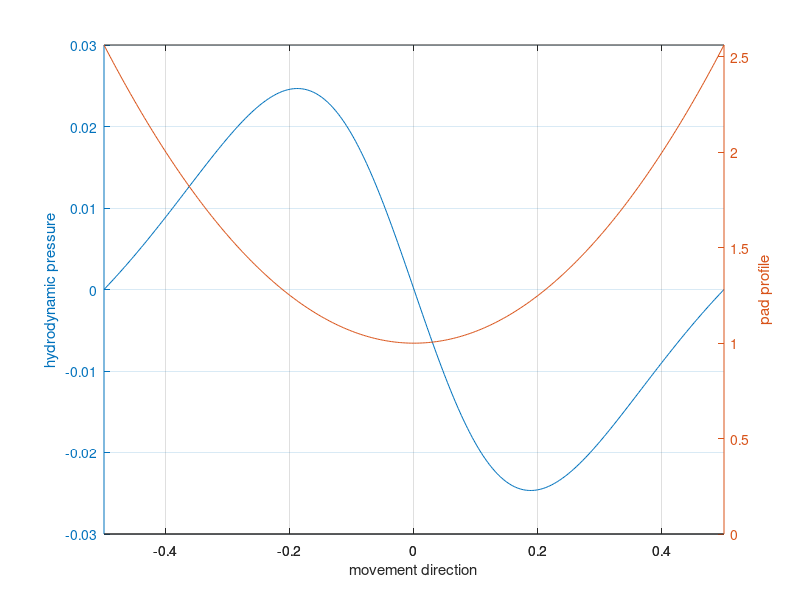

The MATLAB script that drew this image:
x0 = 0;
h0 = 1.0;
S = 1;
mu = 1.3e-2;

L = 1e-3; H = 1e-6;
R = 80*H/L; 

pref = 6*mu*S*L/H^2;

one_atm = 101325;

K = sqrt(2*R*h0);


xx = linspace(-0.5,0.5  ,400); dx = xx(2)-xx(1);
gg = atan(xx/K);

A = [-S*K*(3/8*gg(1)+sin(2*gg(1))/4 + sin(4*gg(1))/32) 1;
    -S*K*(3/8*gg(end)+sin(2*gg(end))/4 + sin(4*gg(end))/32) 1];
b = [-S*K*(gg(1)/2+sin(2*gg(1))/4);-S*K*(gg(end)/2+sin(2*gg(end))/4)]; 

aux = A\b;

C = aux(2); gbar = acos(sqrt(1/aux(1)));

%%

p = @(g) S*K*(0.5*g + 0.25*sin(2*g) - 1./cos(gbar)^2.*( 3/8*g + .25*sin(2*g) + 1/32*sin(4*g) ));
%%

h = h0 + xx.^2/(2*R);
% 
% hold on
% 
[~,II] = min(abs(gg-gbar));
hflux = h(II); theta = xx; theta(1:II) = 1; theta(II+1:end) = hflux./h(II+1:end);
% 

pres = p(gg);
% 
% gradp = [pres(2)/dx (pres(3:end)-pres(1:end-2))/dx/2 (pres(end)-pres(end-1))/dx];
% pois = -h.^3/2.*gradp; coue = S/2*h.*theta;

% 
% figure(1)
% plot(xx, pres*pref/one_atm,'r--',xx,h);grid on

[ax,h1,h2]=plotyy(xx,pres,xx,h);

xlabel('movement direction'); 
ylim(ax(2),[0 max(h)])
ylabel(ax(1),'hydrodynamic pressure');ylabel(ax(2),'pad profile');
set(gcf,'color','w');
grid on

% figure(2)
% plot(xx, pois, 'b--',xx,h,'k-', xx, coue,'r--', xx, pois+coue,'g--')
% grid on

% figure(3)
% hold on
% plot(xx,h-1,'b--','linewidth',2')
% plot(xx,R*L/H-sqrt(R^2-xx.^2)*L/H,'k-','linewidth',2')
% set(gcf,'color','w');set(gca,'FontSize',14)
% xlabel('movement direction [mm]'),ylabel('ring profile [\mu m]');
% grid on